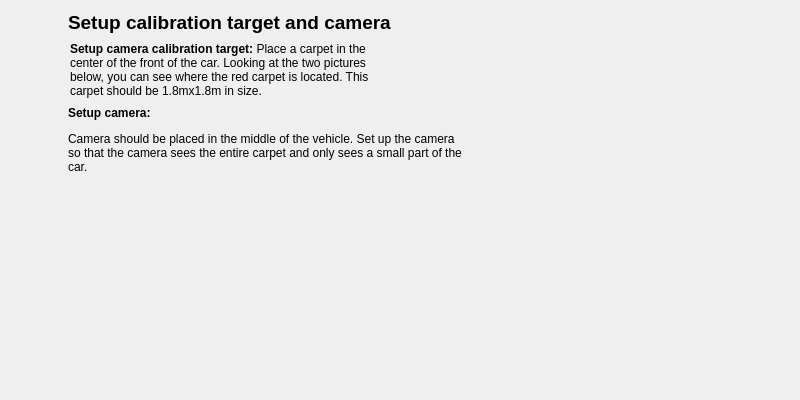
<?xml version="1.0" encoding="UTF-8"?>
<ui version="4.0">
 <class>InstructionPage</class>
 <widget class="QWidget" name="InstructionPage">
  <property name="windowModality">
   <enum>Qt::WindowModal</enum>
  </property>
  <property name="geometry">
   <rect>
    <x>0</x>
    <y>0</y>
    <width>800</width>
    <height>400</height>
   </rect>
  </property>
  <property name="minimumSize">
   <size>
    <width>0</width>
    <height>0</height>
   </size>
  </property>
  <property name="baseSize">
   <size>
    <width>740</width>
    <height>115</height>
   </size>
  </property>
  <property name="windowTitle">
   <string>CameraModel</string>
  </property>
  <property name="styleSheet">
   <string notr="true"/>
  </property>
  <layout class="QGridLayout" name="gridLayout_2">
   <item row="0" column="0">
    <layout class="QVBoxLayout" name="verticalLayout">
     <item>
      <widget class="QLabel" name="label_5">
       <property name="text">
        <string>&lt;html&gt;&lt;head/&gt;&lt;body&gt;&lt;p&gt;&lt;span style=&quot; font-size:14pt; font-weight:600;&quot;&gt;Setup calibration target and camera&lt;/span&gt;&lt;/p&gt;&lt;/body&gt;&lt;/html&gt;</string>
       </property>
      </widget>
     </item>
     <item>
      <layout class="QHBoxLayout" name="horizontalLayout_2">
       <property name="leftMargin">
        <number>2</number>
       </property>
       <property name="topMargin">
        <number>2</number>
       </property>
       <property name="rightMargin">
        <number>2</number>
       </property>
       <property name="bottomMargin">
        <number>2</number>
       </property>
       <item>
        <widget class="QLabel" name="label_2">
         <property name="sizePolicy">
          <sizepolicy hsizetype="Preferred" vsizetype="Preferred">
           <horstretch>0</horstretch>
           <verstretch>0</verstretch>
          </sizepolicy>
         </property>
         <property name="maximumSize">
          <size>
           <width>600</width>
           <height>16777215</height>
          </size>
         </property>
         <property name="text">
          <string>&lt;html&gt;&lt;head/&gt;&lt;body&gt;&lt;p&gt;&lt;span style=&quot; font-weight:600;&quot;&gt;Setup camera calibration target: &lt;/span&gt;Place a carpet in the center of the front of the car. Looking at the two pictures below, you can see where the red carpet is located. This carpet should be 1.8mx1.8m in size.&lt;/p&gt;&lt;/body&gt;&lt;/html&gt;</string>
         </property>
         <property name="alignment">
          <set>Qt::AlignLeading|Qt::AlignLeft|Qt::AlignTop</set>
         </property>
         <property name="wordWrap">
          <bool>true</bool>
         </property>
        </widget>
       </item>
       <item>
        <widget class="QLabel" name="label">
         <property name="sizePolicy">
          <sizepolicy hsizetype="Fixed" vsizetype="Fixed">
           <horstretch>0</horstretch>
           <verstretch>0</verstretch>
          </sizepolicy>
         </property>
         <property name="maximumSize">
          <size>
           <width>500</width>
           <height>139</height>
          </size>
         </property>
         <property name="styleSheet">
          <string notr="true"/>
         </property>
         <property name="text">
          <string/>
         </property>
         <property name="textFormat">
          <enum>Qt::AutoText</enum>
         </property>
         <property name="pixmap">
          <pixmap resource="../../../../resources.qrc">:/resources/images/instruction_red_carpet.png</pixmap>
         </property>
         <property name="scaledContents">
          <bool>true</bool>
         </property>
         <property name="alignment">
          <set>Qt::AlignJustify|Qt::AlignVCenter</set>
         </property>
         <property name="wordWrap">
          <bool>false</bool>
         </property>
        </widget>
       </item>
      </layout>
     </item>
     <item>
      <layout class="QHBoxLayout" name="horizontalLayout">
       <property name="spacing">
        <number>0</number>
       </property>
       <property name="leftMargin">
        <number>0</number>
       </property>
       <property name="topMargin">
        <number>0</number>
       </property>
       <property name="rightMargin">
        <number>0</number>
       </property>
       <property name="bottomMargin">
        <number>0</number>
       </property>
       <item>
        <widget class="QLabel" name="label_4">
         <property name="maximumSize">
          <size>
           <width>400</width>
           <height>16777215</height>
          </size>
         </property>
         <property name="text">
          <string>&lt;html&gt;&lt;head/&gt;&lt;body&gt;&lt;p&gt;&lt;span style=&quot; font-weight:600;&quot;&gt;Setup camera:&lt;/span&gt;&lt;/p&gt;&lt;p&gt;Camera should be placed in the middle of the vehicle. Set up the camera so that the camera sees the entire carpet and only sees a small part of the car.&lt;/p&gt;&lt;p&gt;&lt;br/&gt;&lt;/p&gt;&lt;/body&gt;&lt;/html&gt;</string>
         </property>
         <property name="scaledContents">
          <bool>true</bool>
         </property>
         <property name="wordWrap">
          <bool>true</bool>
         </property>
        </widget>
       </item>
       <item>
        <widget class="QLabel" name="label_3">
         <property name="sizePolicy">
          <sizepolicy hsizetype="Fixed" vsizetype="Fixed">
           <horstretch>0</horstretch>
           <verstretch>0</verstretch>
          </sizepolicy>
         </property>
         <property name="maximumSize">
          <size>
           <width>264</width>
           <height>137</height>
          </size>
         </property>
         <property name="styleSheet">
          <string notr="true"/>
         </property>
         <property name="text">
          <string/>
         </property>
         <property name="pixmap">
          <pixmap resource="../../../../resources.qrc">:/resources/images/front_cam.png</pixmap>
         </property>
         <property name="scaledContents">
          <bool>true</bool>
         </property>
         <property name="margin">
          <number>0</number>
         </property>
        </widget>
       </item>
      </layout>
     </item>
     <item>
      <spacer name="verticalSpacer">
       <property name="orientation">
        <enum>Qt::Vertical</enum>
       </property>
       <property name="sizeHint" stdset="0">
        <size>
         <width>20</width>
         <height>40</height>
        </size>
       </property>
      </spacer>
     </item>
    </layout>
   </item>
  </layout>
 </widget>
 <resources>
  <include location="../../../../resources.qrc"/>
 </resources>
 <connections/>
</ui>
